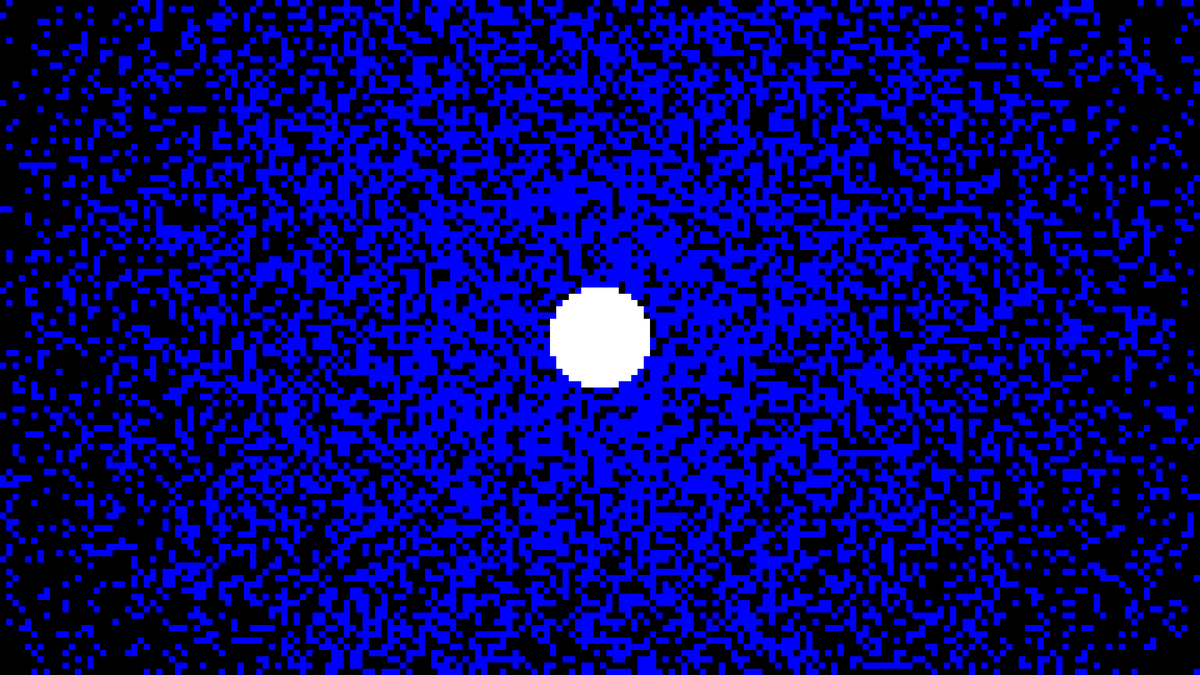
Frame 1 (no input)
Frame 60 (the mouse pressed at the canvas centre just before this capture): identical to frame 1, image omitted
Frame 120 (the mouse held since frame 60 and released just before this capture): identical to frame 1, image omitted

The Processing sketch that drew this single still picture (run headless with seeded random() and noise(); from frame 60 on, the mouse is pressed at the canvas centre):

// Processing sketch: cover
// ── cover.pde
String title = "interactivity_wallpaper";

int canvasWidth = 1920;
int canvasHeight = 1080;

int pixelSize = 10;

// Variables to track mouse click position
float lastClickX = -1;
float lastClickY = -1;
boolean hasClicked = false;
boolean drawClick = false;

void setup() {
  size(1920, 1080);
  // Initialize with a centered click
  lastClickX = width / 2;
  lastClickY = height / 2;
  hasClicked = true;
  background(0);
  generate();
}

void draw() {
  // This is now empty since we'll redraw on demand
}

void generate() {
  color c1 = color(0, 100);
  color c2 = color(0, 0, 255);
  color c3 = color(255, 2552, 255);

  background(c1);

  float maxDistance = dist(0, 0, canvasHeight, canvasHeight); // Maximum possible distance in canvas

  for (int x = 0; x < canvasWidth; x += pixelSize) {
    for (int y = 0; y < canvasHeight; y += pixelSize) {
      // Calculate distance from cell center to last click
      float cellCenterX = x + pixelSize / 2;
      float cellCenterY = y + pixelSize / 2;
      float distance = dist(cellCenterX, cellCenterY, lastClickX, lastClickY);

      // Normalize distance (0 to 1)
      float normalizedDistance = distance / maxDistance;

      // Invert the normalized distance (closer = higher value)
      float influenceFactor = 1 - normalizedDistance;

      // Adjust probability based on distance (closer to click = more likely to be white)
      float threshold = 120 - (influenceFactor * 100);
      float g = random(100) > threshold ? 255 : 0;


      // Dibujar el puntero del mouse
      float pointerSize = pixelSize * 8;
      noStroke();
      if (distance < pointerSize) {
        fill(c3);
      } else {
        fill(g == 0 ? c1 : c2);
      }
      rect(x, y, pixelSize, pixelSize);
    }
  }

  // Draw a small indicator at the click position
  if (hasClicked && drawClick) {
    fill(255, 0, 0, 150);
    noStroke();
    ellipse(lastClickX, lastClickY, pixelSize * 2, pixelSize * 2);
  }

  println("Generated with click point at: " + lastClickX + ", " + lastClickY);
}

void mousePressed() {
  // Update last click position
  lastClickX = mouseX;
  lastClickY = mouseY;
  hasClicked = true;

  // Generate new pattern
  generate();
}

void keyPressed() {
  if (key == 'r' || key == 'R') {
    // Generate with the same click position
    generate();
  } else if (key == 's' || key == 'S') {
    // Save the current artwork
    String timestamp = year() + nf(month(), 2) + nf(day(), 2) + "_" + nf(hour(), 2) + nf(minute(), 2) + nf(second(), 2);
    save(title + "_" + timestamp + ".png");
    println("Saved as " + title + "_" + timestamp + ".png");
  } else if (key == 'c' || key == 'C') {
    // Clear click position and generate new pattern with random distribution
    hasClicked = false;
    generate();
  }
}
